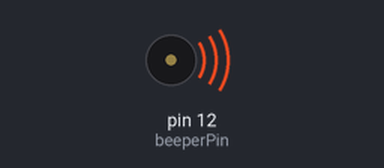
The sketch below on a simulated Arduino Uno, built with avr-gcc and run on an emulated ATmega328P. Parts: buzzer (waves = sounding). What the sketch prints to the serial monitor is not drawn.

Above: at 0.2 s.
At 1.7 s:
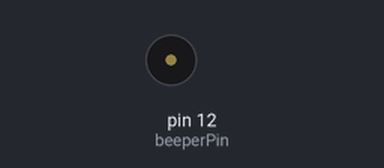
Timing chart, 0 to 3.0 s (numbered marks = the images above):
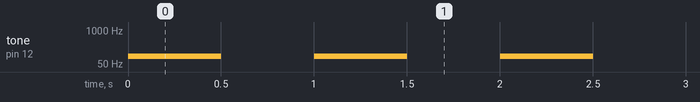

Measured:
- by itself, tone on pin 12 (beeperPin): plays 100 Hz for 0.50 s, 100 Hz for 0.50 s, 100 Hz for 0.50 s, 110 Hz for 0.50 s, 110 Hz for 0.50 s, 110 Hz for 0.50 s … (130 notes in this stretch)

The sketch:

loop1.ino
```cpp
int beeperPin = 12;
int freq = 100;

void setup()
{
  pinMode(beeperPin,OUTPUT);
  Serial.begin(9600);

}

void loop()
{
  // Play the tone three times
  for (int i=0; i < 3; i++) {
    tone(beeperPin,freq);
    delay(500);
    noTone(beeperPin);
    delay(500);
  }
  Serial.println(freq);
  freq = freq + 10;
  delay(10);
  if (freq == 600)
  {
    freq = 100;
  }
}
```
